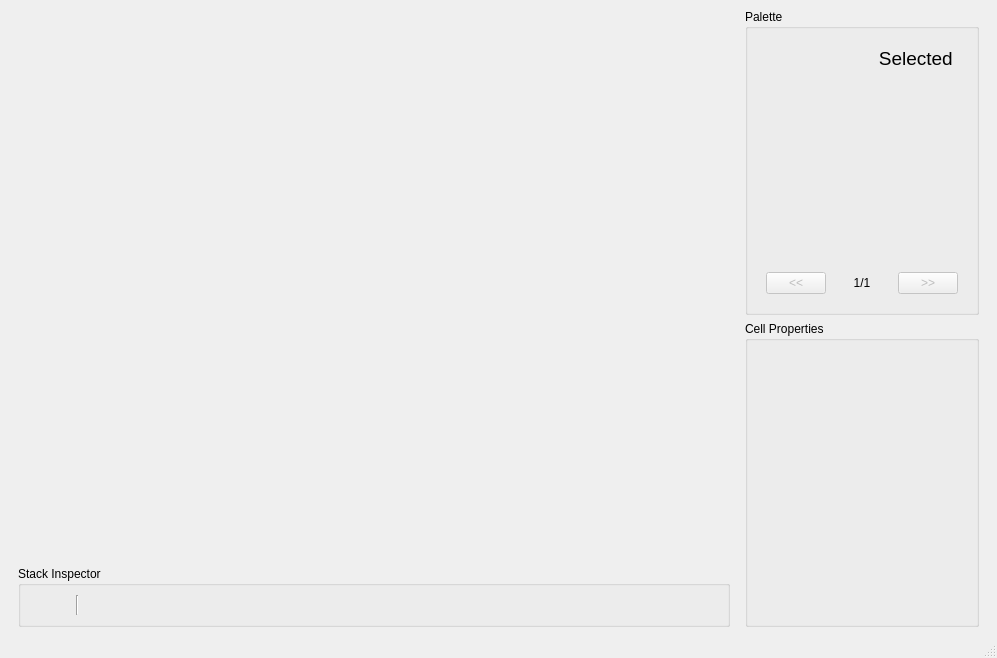
<?xml version="1.0" encoding="UTF-8"?>
<ui version="4.0">
 <class>MainWindow</class>
 <widget class="QMainWindow" name="MainWindow">
  <property name="geometry">
   <rect>
    <x>0</x>
    <y>0</y>
    <width>997</width>
    <height>658</height>
   </rect>
  </property>
  <property name="windowTitle">
   <string>MainWindow</string>
  </property>
  <widget class="QWidget" name="centralwidget">
   <layout class="QGridLayout" name="gridLayout_3">
    <item row="0" column="0" rowspan="2" colspan="3">
     <widget class="QWidget" name="widget" native="true">
      <layout class="QVBoxLayout" name="verticalLayout_2">
       <property name="bottomMargin">
        <number>0</number>
       </property>
       <item>
        <widget class="DrawArea" name="drawarea" native="true">
         <layout class="QHBoxLayout" name="horizontalLayout"/>
        </widget>
       </item>
       <item>
        <widget class="QGroupBox" name="groupBox">
         <property name="sizePolicy">
          <sizepolicy hsizetype="Preferred" vsizetype="Maximum">
           <horstretch>0</horstretch>
           <verstretch>0</verstretch>
          </sizepolicy>
         </property>
         <property name="minimumSize">
          <size>
           <width>0</width>
           <height>10</height>
          </size>
         </property>
         <property name="title">
          <string>Stack Inspector</string>
         </property>
         <layout class="QHBoxLayout" name="horizontalLayout_2">
          <item>
           <widget class="QLabel" name="stacklabel">
            <property name="sizePolicy">
             <sizepolicy hsizetype="Maximum" vsizetype="Preferred">
              <horstretch>0</horstretch>
              <verstretch>0</verstretch>
             </sizepolicy>
            </property>
            <property name="minimumSize">
             <size>
              <width>40</width>
              <height>0</height>
             </size>
            </property>
            <property name="font">
             <font>
              <pointsize>13</pointsize>
             </font>
            </property>
            <property name="text">
             <string/>
            </property>
            <property name="alignment">
             <set>Qt::AlignCenter</set>
            </property>
           </widget>
          </item>
          <item>
           <widget class="Line" name="line">
            <property name="orientation">
             <enum>Qt::Vertical</enum>
            </property>
           </widget>
          </item>
          <item>
           <widget class="StackViewer" name="stackviewer" native="true">
            <property name="sizePolicy">
             <sizepolicy hsizetype="Preferred" vsizetype="Fixed">
              <horstretch>0</horstretch>
              <verstretch>0</verstretch>
             </sizepolicy>
            </property>
            <property name="minimumSize">
             <size>
              <width>0</width>
              <height>14</height>
             </size>
            </property>
           </widget>
          </item>
         </layout>
        </widget>
       </item>
      </layout>
     </widget>
    </item>
    <item row="0" column="3" rowspan="2">
     <widget class="QWidget" name="rightSide" native="true">
      <layout class="QVBoxLayout" name="verticalLayout_3">
       <property name="leftMargin">
        <number>0</number>
       </property>
       <property name="topMargin">
        <number>0</number>
       </property>
       <property name="rightMargin">
        <number>9</number>
       </property>
       <property name="bottomMargin">
        <number>0</number>
       </property>
       <item>
        <widget class="QGroupBox" name="paletteBox_2">
         <property name="title">
          <string>Palette</string>
         </property>
         <layout class="QVBoxLayout" name="verticalLayout">
          <item>
           <widget class="QFrame" name="paletteSelection">
            <property name="sizePolicy">
             <sizepolicy hsizetype="Preferred" vsizetype="Maximum">
              <horstretch>0</horstretch>
              <verstretch>0</verstretch>
             </sizepolicy>
            </property>
            <property name="minimumSize">
             <size>
              <width>0</width>
              <height>40</height>
             </size>
            </property>
            <layout class="QHBoxLayout" name="horizontalLayout_6">
             <property name="spacing">
              <number>0</number>
             </property>
             <item>
              <widget class="QLabel" name="label">
               <property name="font">
                <font>
                 <pointsize>14</pointsize>
                 <bold>false</bold>
                </font>
               </property>
               <property name="text">
                <string>Selected </string>
               </property>
               <property name="alignment">
                <set>Qt::AlignRight|Qt::AlignTrailing|Qt::AlignVCenter</set>
               </property>
              </widget>
             </item>
             <item>
              <widget class="CellViewer" name="cellViewer" native="true">
               <property name="sizePolicy">
                <sizepolicy hsizetype="Fixed" vsizetype="Fixed">
                 <horstretch>0</horstretch>
                 <verstretch>0</verstretch>
                </sizepolicy>
               </property>
              </widget>
             </item>
            </layout>
           </widget>
          </item>
          <item>
           <widget class="CellPalette" name="palette" native="true"/>
          </item>
          <item>
           <widget class="QWidget" name="widget_2" native="true">
            <property name="sizePolicy">
             <sizepolicy hsizetype="Preferred" vsizetype="Maximum">
              <horstretch>0</horstretch>
              <verstretch>0</verstretch>
             </sizepolicy>
            </property>
            <layout class="QHBoxLayout" name="horizontalLayout_4">
             <item>
              <widget class="QPushButton" name="prevButton">
               <property name="enabled">
                <bool>false</bool>
               </property>
               <property name="sizePolicy">
                <sizepolicy hsizetype="Ignored" vsizetype="Fixed">
                 <horstretch>0</horstretch>
                 <verstretch>0</verstretch>
                </sizepolicy>
               </property>
               <property name="text">
                <string>&lt;&lt;</string>
               </property>
              </widget>
             </item>
             <item>
              <widget class="QLabel" name="pageLabel">
               <property name="minimumSize">
                <size>
                 <width>40</width>
                 <height>0</height>
                </size>
               </property>
               <property name="text">
                <string>1/1</string>
               </property>
               <property name="alignment">
                <set>Qt::AlignCenter</set>
               </property>
              </widget>
             </item>
             <item>
              <widget class="QPushButton" name="nextButton">
               <property name="enabled">
                <bool>false</bool>
               </property>
               <property name="sizePolicy">
                <sizepolicy hsizetype="Ignored" vsizetype="Fixed">
                 <horstretch>0</horstretch>
                 <verstretch>0</verstretch>
                </sizepolicy>
               </property>
               <property name="text">
                <string>&gt;&gt;</string>
               </property>
              </widget>
             </item>
            </layout>
           </widget>
          </item>
         </layout>
        </widget>
       </item>
       <item>
        <widget class="QGroupBox" name="groupBox">
         <property name="title">
          <string>Cell Properties</string>
         </property>
        </widget>
       </item>
      </layout>
     </widget>
    </item>
   </layout>
  </widget>
  <widget class="QMenuBar" name="menubar">
   <property name="geometry">
    <rect>
     <x>0</x>
     <y>0</y>
     <width>997</width>
     <height>22</height>
    </rect>
   </property>
  </widget>
  <widget class="QStatusBar" name="statusbar"/>
 </widget>
 <customwidgets>
  <customwidget>
   <class>DrawArea</class>
   <extends>QWidget</extends>
   <header>draw_area.hpp</header>
   <container>1</container>
  </customwidget>
  <customwidget>
   <class>StackViewer</class>
   <extends>QWidget</extends>
   <header>stack_viewer.hpp</header>
   <container>1</container>
  </customwidget>
  <customwidget>
   <class>CellPalette</class>
   <extends>QWidget</extends>
   <header>cell_palette.hpp</header>
   <container>1</container>
   <slots>
    <signal>cellSelected(Cell*)</signal>
    <slot>prevPage()</slot>
    <slot>nextPage()</slot>
   </slots>
  </customwidget>
  <customwidget>
   <class>CellViewer</class>
   <extends>QWidget</extends>
   <header>cell_viewer.hpp</header>
   <container>1</container>
   <slots>
    <slot>showCell(Cell*)</slot>
   </slots>
  </customwidget>
 </customwidgets>
 <resources/>
 <connections>
  <connection>
   <sender>prevButton</sender>
   <signal>pressed()</signal>
   <receiver>palette</receiver>
   <slot>prevPage()</slot>
   <hints>
    <hint type="sourcelabel">
     <x>801</x>
     <y>295</y>
    </hint>
    <hint type="destinationlabel">
     <x>805</x>
     <y>250</y>
    </hint>
   </hints>
  </connection>
  <connection>
   <sender>nextButton</sender>
   <signal>pressed()</signal>
   <receiver>palette</receiver>
   <slot>nextPage()</slot>
   <hints>
    <hint type="sourcelabel">
     <x>921</x>
     <y>295</y>
    </hint>
    <hint type="destinationlabel">
     <x>914</x>
     <y>238</y>
    </hint>
   </hints>
  </connection>
  <connection>
   <sender>palette</sender>
   <signal>cellSelected(Cell*)</signal>
   <receiver>cellViewer</receiver>
   <slot>showCell(Cell*)</slot>
   <hints>
    <hint type="sourcelabel">
     <x>887</x>
     <y>133</y>
    </hint>
    <hint type="destinationlabel">
     <x>910</x>
     <y>84</y>
    </hint>
   </hints>
  </connection>
 </connections>
</ui>
